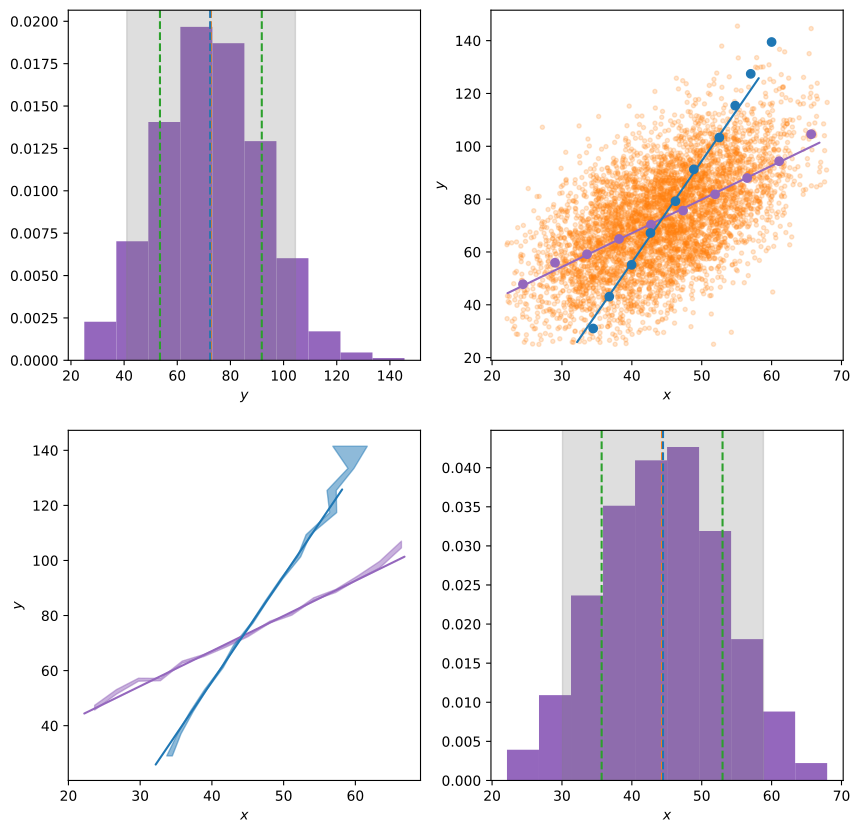

Source code (Python):
import numpy as np
from matplotlib.pyplot import subplot_mosaic

mean = lambda z : sum(z) / len(z)
var = lambda z : sum((z - mean(z))**2) / len(z)
cov = lambda x, y : mean(x*y) - mean(x)*mean(y)
corr = lambda x, y : cov(x, y) / np.sqrt(var(x)) / np.sqrt(var(y))

data = np.genfromtxt("multivariate-methods/juan/first-example/datos_multivariate_clase_1.dat", usecols=(1,2))

x, y = data.T

fig, axs = subplot_mosaic([["yh", "sc"], ["ml", "xh"]], figsize=(10, 10))

axs["sc"].plot(x, y, ".", alpha=.2, color="tab:orange")

for axn in ("sc", "ml"):
    axs[axn].set_xlabel(r"$x$")
    axs[axn].set_ylabel(r"$y$")

for axn, d in zip(("xh", "yh"), (x, y)):
    axs[axn].hist(d, density=True, color="tab:purple")
    
    axs[axn].axvline(x=mean(d), ls="dashed", color="tab:orange")
    axs[axn].axvline(x=mean(d)-np.sqrt(var(d)), ls="dashed", color="tab:green")
    axs[axn].axvline(x=mean(d)+np.sqrt(var(d)), ls="dashed", color="tab:green")

    p5, median, p95 = np.percentile(d, 5), np.percentile(d, 50), np.percentile(d, 95)
    axs[axn].axvspan(xmin=p5, xmax=p95, alpha=.25, color="tab:gray")
    axs[axn].axvline(x=median, ls="dashed", color="tab:blue")

    axs[axn].set_xlabel(f"${axn[0]}$")

def sample_ml(x, y, sample_number=10, mode_sample_number=5, return_means=False):
    sample_size = (x.max() - x.min()) / sample_number
    sample_centers = x.min() + sample_size * (np.arange(0, sample_number) + .5)

    y_xsel = []
    for k in range(sample_number):
        mask = np.where((k*sample_size < x - x.min()) & ((k+1)*sample_size > x - x.min()))[0]
        y_xsel.append(y[mask])

    mode_sample_number = 5
    modes, means = [], []
    for sample in y_xsel:
        mode_sample_size = (sample.max() - sample.min()) / mode_sample_number

        y_counter = np.zeros(mode_sample_number)
        for l in range(len(y_counter)):
            mask = np.where((l*mode_sample_size < sample - sample.min()) & ((l+1)*mode_sample_size > sample - sample.min()))[0]
            y_counter[l] = len(sample[mask])
        modes.append(sample.min() + mode_sample_size * np.argmax(y_counter))
        means.append(mean(sample))

    if return_means:
        return sample_centers, means
    else:
        return sample_centers, modes

for d, other_d, col, invert in zip((x, y), (y, x), ("tab:purple", "tab:blue"), (False, True)):
    sample_centers, modes = sample_ml(d, other_d, return_means=True)
    if not invert:
        axs["sc"].plot(sample_centers, modes, "o", color=col)
    else:
        axs["sc"].plot(modes, sample_centers, "o", color=col)

ml_value = lambda Q, z, q : mean(z) + corr(z, q) * np.sqrt(var(z)) / np.sqrt(var(q)) * (Q - mean(q))

ml_indices = np.random.choice(np.arange(0, len(data)), size=500, replace=True)
for axn in ("sc", "ml"):
    axs[axn].plot(x[ml_indices], ml_value(x[ml_indices], y, x), ls="solid", color="tab:purple")
    axs[axn].plot(ml_value(y[ml_indices], x, y), y[ml_indices], ls="solid", color="tab:blue")

ml_distributions = 500
distribution_sampling = 15
Y_ml = np.zeros((ml_distributions, distribution_sampling))
X_ml = Y_ml.copy()
for dist in range(ml_distributions):
    dist_data = data.copy()[np.random.choice(np.arange(0, len(data)), size=len(data), replace=True)]
    dist_x, dist_y = dist_data.T

    y_sample_centers, y_ml = sample_ml(dist_x, dist_y, sample_number=distribution_sampling, return_means=True)
    Y_ml[dist, :] = y_ml

    x_sample_centers, x_ml = sample_ml(dist_y, dist_x, sample_number=distribution_sampling, return_means=True)
    X_ml[dist, :] = x_ml

for sample_centers, D_ml, col, invert in zip((y_sample_centers, x_sample_centers), (Y_ml, X_ml), ("tab:purple", "tab:blue"), (False, True)):
    dist_p5s = [np.percentile(D_ml[:, j], 5) for j in range(distribution_sampling)]
    dist_p95s = [np.percentile(D_ml[:, j], 95) for j in range(distribution_sampling)]

    if not invert:
        axs["ml"].fill_between(sample_centers, dist_p5s, dist_p95s, alpha=.5, color=col)
    else:
        axs["ml"].fill_betweenx(sample_centers, dist_p5s, dist_p95s, alpha=.5, color=col)

fig.savefig("multivariate-methods/juan/first-example/first_example.pdf", bbox_inches="tight")

from matplotlib.pyplot import subplots
fig, axs = subplots(1, 5, figsize=(20, 4))
for a, ax in enumerate(axs):
    ax.hist(Y_ml[:, a], density=True)

fig.savefig("multivariate-methods/juan/first-example/hists.pdf", bbox_inches="tight")
